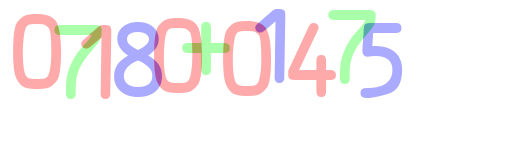
#> input picture Captcha_Hacking/raw_images/1.png, 510 x 150 px; its folder holds only this picture in this run
$ python make_train_data.py   (older library calls are emulated)
#> lines starting #> are read from the running program, lines starting #| are printed output that depends on the picture; after the words box and inside, x2 and y2 are one past the last pixel; in counts of white or black regions, pixels touching at a corner belong together
#> further down, image is the input picture: shape (150, 510, 3); mean B, G, R 243.3, 242, 246.8
### Captcha_Hacking/utils.py
import re
import cv2
import numpy as np

RED = 0
BLUE = 1
GREEN = 2

# 같은 색의 문자를 추출 => 흑백이미지로 변환하여 반환
# image.shape => ( 높이, 너비, 3(RGB) )
def get_chars(image, color):
    other_color_1 = (color+1)%3
    other_color_2 = (color+2)%3

    # 다른 색 검정으로 칠하기
    filter = image[:, :, other_color_1] == 255
    image[filter] = [0, 0, 0]
    filter = image[:, :, other_color_2] == 255
    image[filter] = [0, 0, 0]

    # 겹치는 부분 검정색으로 만들기
    filter = image[:, :, color] < 170
    image[filter] = [0, 0, 0]

    # 겹치는 부분 제외하고 흰색으로 칠하기
    filter = image[:, :, color] != 0
    image[filter] = [255, 255, 255]

    return image

# 순서를 지키면서 이미지로부터 글자를 추출
def extract_chars(image):
    chars=[]
    colors = [RED, GREEN, BLUE]

    for color in colors:
        # 계속 실수한 부분 : image.copy()를 해줘야한다.
        # 그렇지 않으면, 계속 같은 이미지에 대하여 처리를 해주게 되어 원하는 결과가 나오지 않는다.
        image_from_one_color = get_chars(image.copy(), color)
        gray_image = cv2.cvtColor(image_from_one_color, cv2.COLOR_BGR2GRAY)
        ret, thresh = cv2.threshold(gray_image, 127, 255, 0)
        _, contours, _ = cv2.findContours(thresh, cv2.RETR_EXTERNAL, cv2.CHAIN_APPROX_SIMPLE)

        for contour in contours:
            area = cv2.contourArea(contour)
            if area > 50:
                x, y, width, height = cv2.boundingRect(contour)
                roi = gray_image[y:y+height, x:x+width]
                chars.append((x, roi))
#> this loop made 3 passes
#> pass 1, in get_chars, `filter = image[:, :, other_color_1] == 255`:
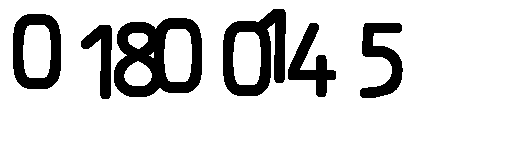
#> filter: shape (150, 510) bool; 83.5% white; 6 black regions, box (x1, y1, x2, y2) and area: (114, 18, 202, 97) 3820, (223, 9, 286, 96) 2877, (13, 14, 61, 89) 1926, (360, 23, 403, 98) 1568, (288, 23, 336, 97) 1363, (81, 25, 112, 99) 1044
#> pass 1, in get_chars, `filter = image[:, :, other_color_2] == 255`:
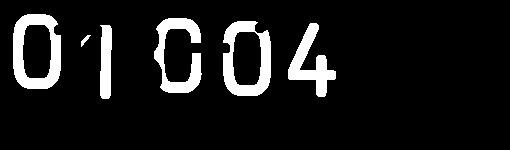
#> filter: shape (150, 510) bool; 9.7% white; 6 white regions, box (x1, y1, x2, y2) and area: (13, 14, 61, 89) 1875, (223, 21, 271, 96) 1767, (154, 18, 202, 93) 1568, (288, 23, 336, 97) 1363, (100, 25, 112, 99) 772, (81, 35, 91, 47) 45
#> pass 1, in get_chars, `filter = image[:, :, color] < 170`:
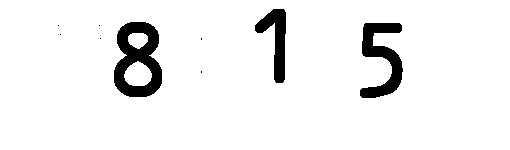
#> filter: shape (150, 510) bool; 93.8% white; 9 black regions (6 under 20 px), largest, box (x1, y1, x2, y2) and area: (114, 22, 162, 97) 2126, (360, 23, 403, 98) 1568, (255, 9, 286, 83) 1044
#> after the loop:
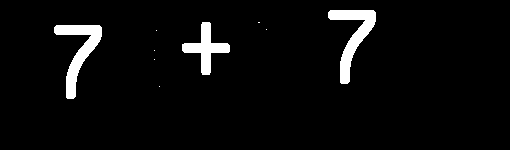
#> gray_image: shape (150, 510); 4.4% white; 9 white regions (6 under 20 px), largest, box (x1, y1, x2, y2) and area: (328, 10, 376, 84) 1227, (54, 25, 102, 99) 1227, (182, 22, 230, 75) 894
#> after the loop, chars = 11 items

    chars = sorted(chars, key=lambda char: char[0])

    return chars

def resize20(image):
    resized = cv2.resize(image, (20, 20))
    return resized.reshape(-1, 400).astype(np.float32)

# [23 lines left out: function lstrip_0, not called in this run]

### Captcha_Hacking/make_train_data.py
import os
import cv2
import utils

# raw_images 디렉토리에 있는 파일들에 대하여
all_files = next(os.walk('./raw_images'))[2]
for i in all_files:
    image = cv2.imread('./raw_images/' + i)
    chars = utils.extract_chars(image)
#> chars = 11 items

    for char in chars:
        cv2.imshow('image', char[1])
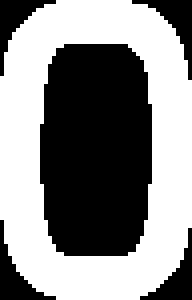
#> window 'image': shape (75, 48) (shown 4 times larger); 53.5% white; 5 black regions, box (x1, y1, x2, y2) and area: (10, 11, 38, 64) 1338, (33, 0, 48, 20) 88, (0, 55, 14, 75) 86, (0, 0, 14, 19) 82, (35, 57, 48, 75) 80
        input = cv2.waitKey(0)
#> (key Esc is pressed here)

        resized = cv2.resize(char[1], (20, 20))
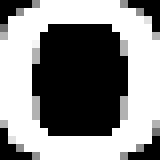
#> resized: shape (20, 20) (shown 8 times larger); min 0, max 255, mean 137.6
        if input >= 48 and input <= 57:
            name = str(input-48)
        elif input == ord('a') or input == ord('b') or input == ord('c'):
            name = str(input - ord('a') + 10)
#> (the run stopped early here; a loop or call above may not have finished)
